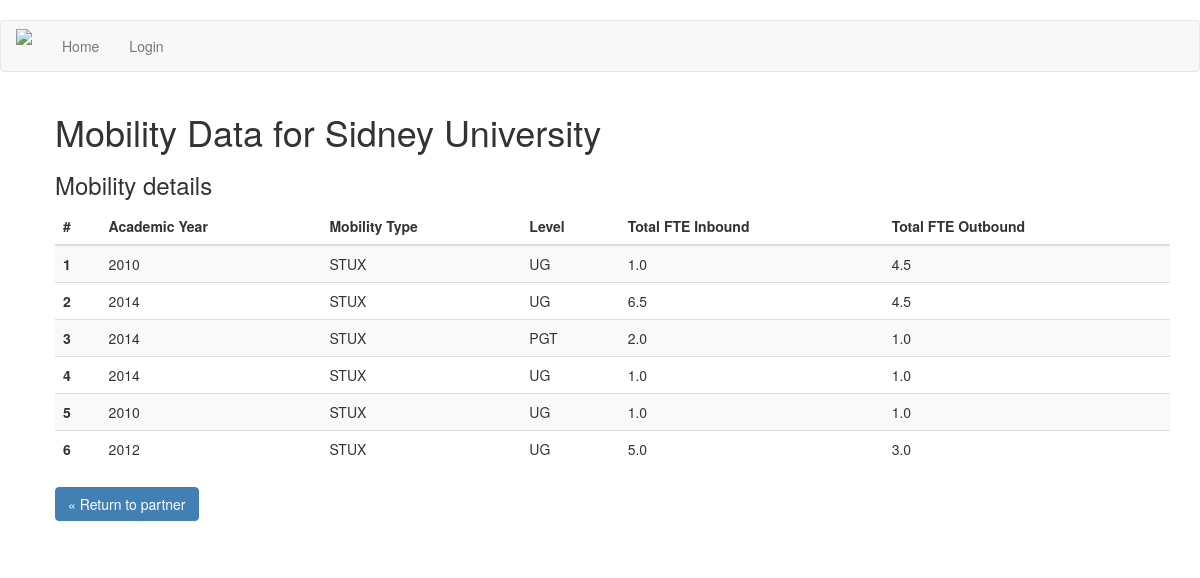
Page /mobilitydata/1 on the earlier database version.
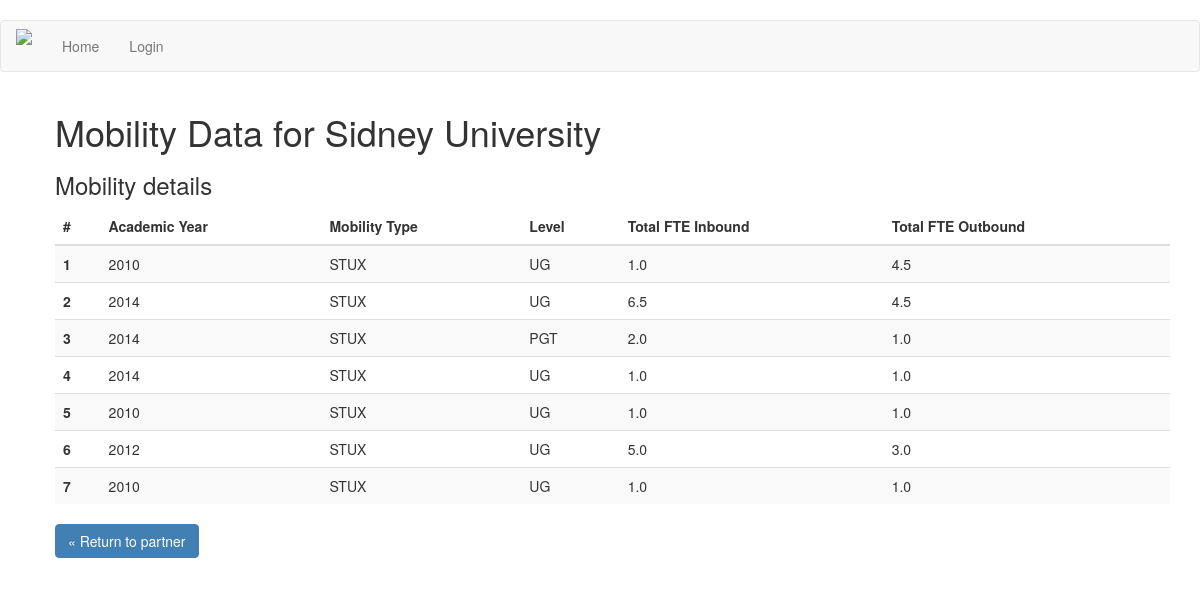
Same page on the later database version.
### app/models.py (models this page shows)
class Mobility(db.Model):
	id = db.Column(db.Integer, primary_key=True)
	agreement = db.Column(db.Integer, db.ForeignKey('agreement.id'))
	mobilitytype = db.Column(db.String, db.ForeignKey('agree_type.code'))
	partner = db.Column(db.Integer, db.ForeignKey('partner.id'))
	level = db.Column(db.String)
	session = db.Column(db.Integer)
	totalout = db.Column(db.Float)
	totalin = db.Column(db.Float)

### app/routes.py (the view)
@app.route('/mobilitydata/<id>')
def mobilitydata(id):
	partner = Partner.query.filter_by(id=id).first_or_404()
	mobilities = Mobility.query.filter_by(partner=id).all()
	agreetypes = AgreeType.query.all()
	return render_template('mobilitydata.html', partner=partner, agreetypes=agreetypes, mobilities=mobilities)

### app/templates/mobilitydata.html (shortened to what this page needs)
{% extends "base.html" %}
{% block app_content %}
	<head>
	</head>
	<body>
		<div class="container-fluid" id="container">
			<h1>Mobility Data for {{ partner.name }}</h1>
			{% if mobilities %}
        	<h3>Mobility details</h3>
            <table class="table table-striped">
				<thead>
				<tr>
					<th scope="col">#</th>
					<th scope="col">Academic Year</th>
			      	<th scope="col">Mobility Type</th>
			      	<th scope="col">Level</th>
			      	<th scope="col">Total FTE Inbound</th>
			      	<th scope="col">Total FTE Outbound</th>
			    </tr>
				</thead>
				<tbody>
			  	{% for m in mobilities %}
			    <tr>
					<th scope="row">{{ m.id }}</th>
					<td>{{ m.session }}</td>
			    	<td>{{ m.mobilitytype }}</td>
			    	<td>{{ m.level }}</td>
					<td>{{ m.totalin }}</td>
			    	<td>{{ m.totalout }}</td>
				</tr>
			    {% endfor %}
				</tbody>
			</table>
			{% else %}
				<h3><p><i>There are no mobilities recorded for this partner yet.</i> <a class="btn btn-primary btn-small" href="{{ url_for('addmobility', id=partner.id) }}" role="button">Add mobility data &raquo;</a></p></h3>
			     <br>
			{% endif %}
			<p><a class="btn btn-primary btn-small" href="{{ url_for('partner', id=partner.id)}}" role="button">&laquo; Return to partner </a></p>
			</div>
	</body>
{% endblock %}

Differences in the rows shown:
added Mobility: id "7", session "2010", mobilitytype "STUX", level "UG", totalin "1.0", totalout "1.0"
